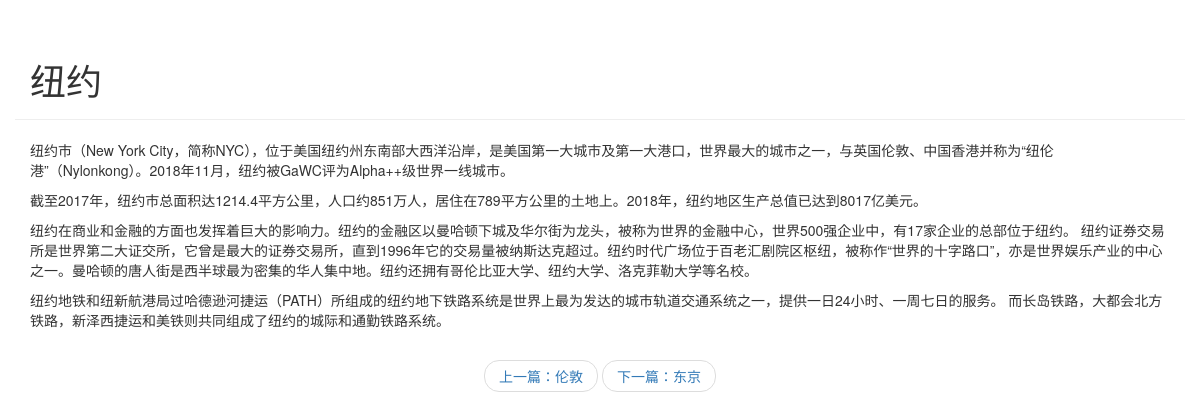
The app's page /blog/detail/2 with its own data.
### blog/models.py (models this page shows, shortened)
class Article(models.Model):
    article_id = models.AutoField(primary_key=True)  #文章的唯一ID
    title = models.TextField() #文章的标题
    brief_content = models.TextField()  #文章的简要
    content = models.TextField()  #文章的主要内容
    publish_date =  models.DateTimeField(auto_now=True)  #文章的发布日期

### blog/views.py (the view)
# urls.py: path('detail/<int:article_id>', blog.views.get_detail_page),
def get_detail_page(request, article_id):
    all_articles = Article.objects.all()
    curr_article = None
    previous_index = 0
    next_index = 0
    previous_article = None
    next_article = None
    for index, article in enumerate(all_articles):
        if index == 0:
            previous_index = 0
            next_index = index + 1
        elif index == len(all_articles) - 1:
            previous_index = index - 1
            next_index = index
        else:
            previous_index = index -1
            next_index = index + 1
        if article.article_id == article_id:
            curr_article = article
            previous_article = all_articles[previous_index]
            next_article = all_articles[next_index]
            break
    section_list = curr_article.content.split('\n')
    return render(request, 'blog/detail.html',
                  {
                      'curr_article': curr_article,
                      'section_list': section_list,
                      'previous_article': previous_article,
                      'next_article': next_article,
                  })

### blog/templates/blog/detail.html (shortened to what this page needs)
<!DOCTYPE html>
<html lang="en">
<head>
    <link rel="stylesheet" href="https://cdn.jsdelivr.net/npm/bootstrap@3.3.7/dist/css/bootstrap.min.css">
</head>
<body>
<div class="container page-header">
    <h1>{{ curr_article.title }}</h1>
</div>
<div class="container body-main">
    <div>
        {% for section in section_list %}
        <p>{{ section }}</p>
        {% endfor %}
    </div>
</div>
<div>
    <nav aria-label="...">
  <ul class="pager">
    <li><a href="/blog/detail/{{ previous_article.article_id }}">上一篇：{{ previous_article.title }}</a></li>
    <li><a href="/blog/detail/{{ next_article.article_id }}">下一篇：{{ next_article.title }}</a></li>
  </ul>
</nav>
</div>
</body>
</html>

### records on screen
Article: title "纽约"
Article: title "伦敦"
Article: title "东京"

### other values on screen
{{ section }} "纽约市（New York City，简称NYC），位于美国纽约州东南部大西洋沿岸，是美国第一大城市及第一大港口，世界最大的城市之一，与英国伦敦、中国香港并称为“纽伦港”（Nylonkong）。2018年11月，纽约被GaWC评为Alpha++级世界一线城市。" "截至2017年，纽约市总面积达1214.4平方公里，人口约851万人，居住在789平方公里的土地上。2018年，纽约地区生产总值已达到8017亿美元。" "纽约地铁和纽新航港局过哈德逊河捷运（PATH）所组成的纽约地下铁路系统是世界上最为发达的城市轨道交通系统之一，提供一日24小时、一周七日的服务。 而长岛铁路，大都会北方铁路，新泽西捷运和美铁则共同组成了纽约的城际和通勤铁路系统。"
